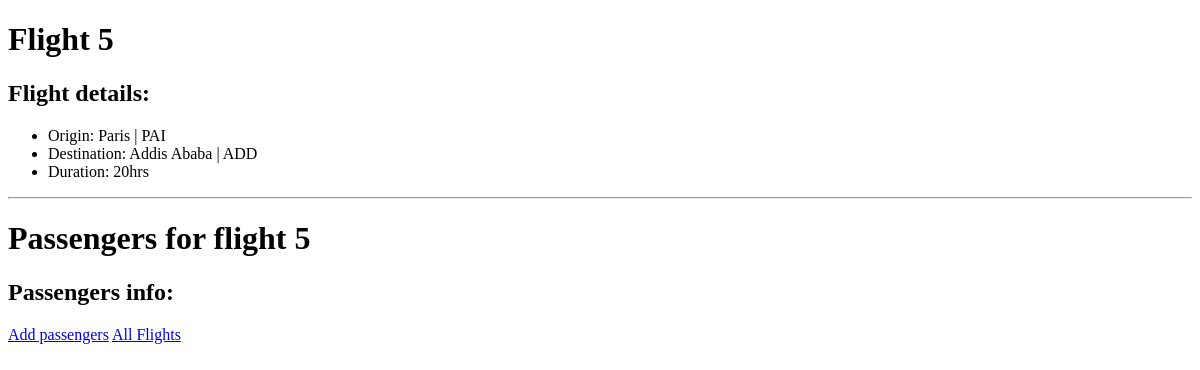
The app's page /flights/5, older data.
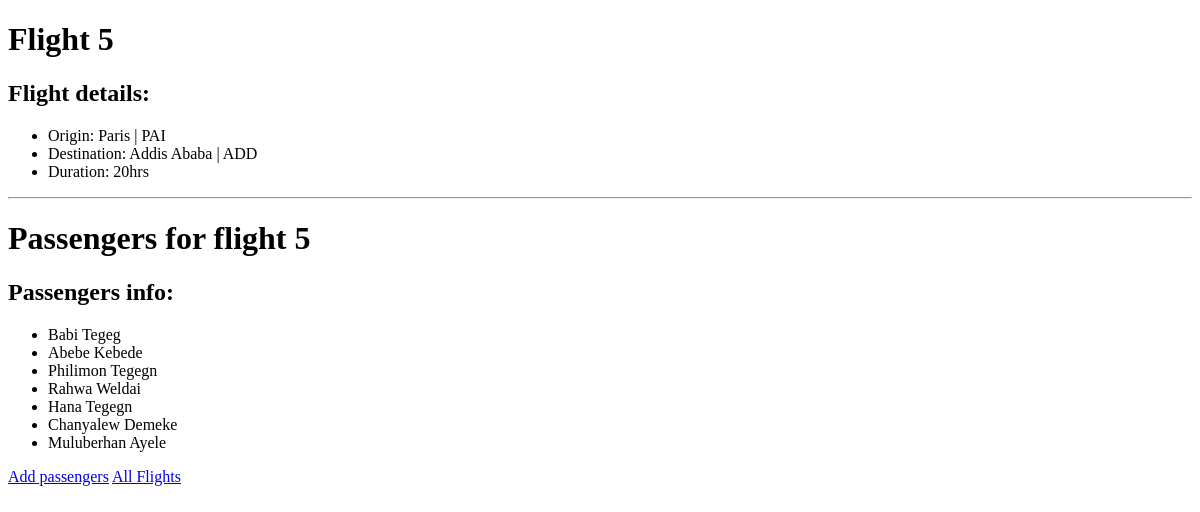
The same page, newer data.
### flights/models.py (models this page shows)
class Passenger(models.Model):
    first_name = models.CharField(max_length=64)
    last_name = models.CharField(max_length=64)
    flight = models.ManyToManyField(Flight, related_name="passengers", blank=True)
    def __str__(self):
        return f'{self.first_name} {self.last_name}'

### flights/views.py (the view)
# urls.py: path('<int:flight_id>', views.details, name='details'),
def details(request, flight_id):
    flight = Flight.objects.get(id=flight_id)
    return render(request, 'flights/details.html', {
        'flight': flight,
        'passengers': flight.passengers.all(),
        'non_passengers': Passenger.objects.exclude(flight=flight),
    })

### flights/models.py (called while the page is built)
    def __str__(self):
        return f'{self.city} | {self.code}'

### flights/templates/flights/details.html (shortened to what this page needs)
{% extends "flights/layout.html" %}
{% block content %}
    <h1>Flight {{ flight.id }}</h1>
    <h2> Flight details: </h2>
    <ul>
        <li> Origin: {{ flight.origin }} </li>
        <li> Destination: {{ flight.destination }} </li>
        <li> Duration: {{ flight.length }}hrs </li>
    </ul>
    <hr>
    <h1>Passengers for flight {{ flight.id }}</h1>
    <h2>Passengers info: </h2>
    <ul>
        {% for passenger in passengers %}
            <li>{{ passenger }}</li>
        {% endfor %}
    </ul>
    <a href="{% url 'flights:add' flight.id %}">Add passengers</a>
    <a href="{% url 'flights:index' %}"> All Flights </a>
{% endblock content %}

Row changes from the older to the newer data that the page shows:
added Passenger: first_name+last_name "Babi Tegeg"
added Passenger: first_name+last_name "Abebe Kebede"
added Passenger: first_name+last_name "Philimon Tegegn"
added Passenger: first_name+last_name "Rahwa Weldai"
added Passenger: first_name+last_name "Hana Tegegn"
added Passenger: first_name+last_name "Chanyalew Demeke"
added Passenger: first_name+last_name "Muluberhan Ayele"
